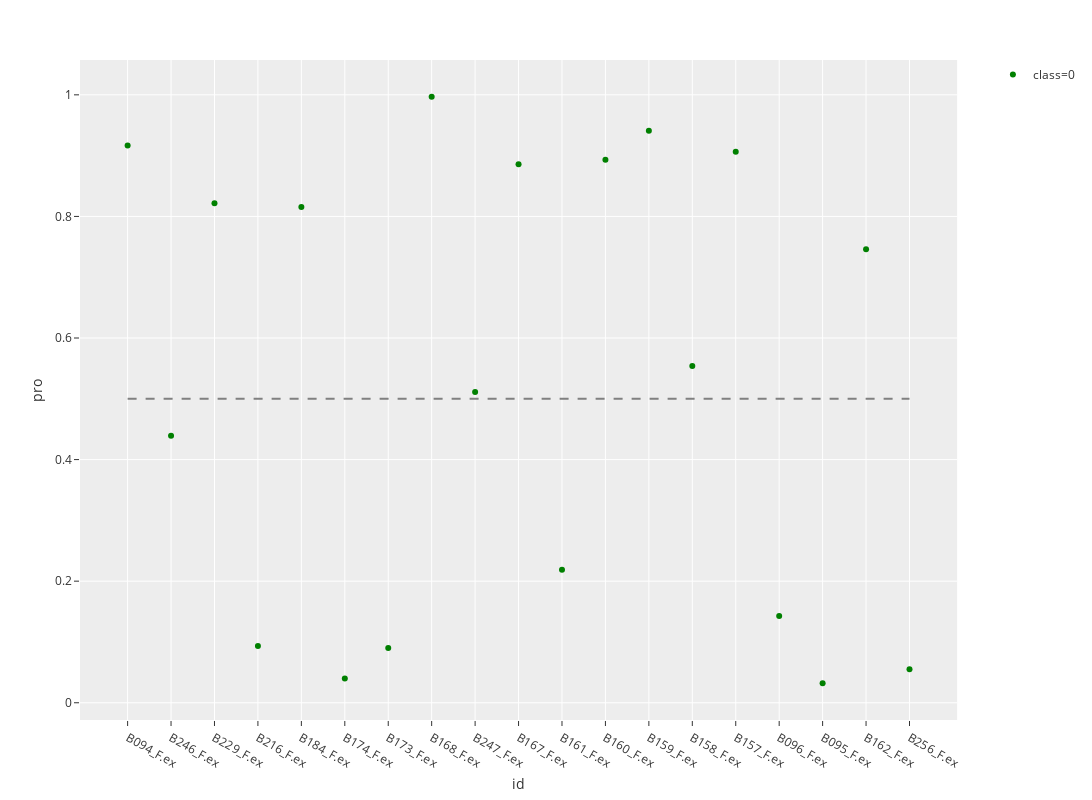

The notebook cell this image was saved under:
### Code cell
pul_pre = predict_plot('test_pulmonary')

### Figure 1 — Plotly figure (JSON) as saved in the notebook; plotly's stock layout.template omitted (floating-point values rounded to 4 significant figures)
{"data": [{"hoverlabel": {"namelength": 0}, "hovertemplate": "class=0<br>id=%{x}<br>pro=%{y}", "legendgroup": "class=0", "marker": {"color": "green", "symbol": "circle"}, "mode": "markers", "name": "class=0", "showlegend": true, "type": "scatter", "x": ["B094_F.ex", "B246_F.ex", "B229_F.ex", "B216_F.ex", "B184_F.ex", "B174_F.ex", "B173_F.ex", "B168_F.ex", "B247_F.ex", "B167_F.ex", "B161_F.ex", "B160_F.ex", "B159_F.ex", "B158_F.ex", "B157_F.ex", "B096_F.ex", "B095_F.ex", "B162_F.ex", "B256_F.ex"], "xaxis": "x", "y": [0.9168, 0.4392, 0.8216, 0.09346, 0.8156, 0.03999, 0.09012, 0.9969, 0.5113, 0.886, 0.2189, 0.8934, 0.9411, 0.554, 0.9066, 0.1426, 0.03208, 0.746, 0.05501], "yaxis": "y"}, {"line": {"color": "grey", "dash": "dash"}, "mode": "lines", "showlegend": false, "type": "scatter", "x": ["B094_F.ex", "B256_F.ex"], "y": [0.5, 0.5]}], "layout": {"height": 800, "legend": {"tracegroupgap": 0}, "margin": {"t": 60}, "width": 1200, "xaxis": {"anchor": "y", "domain": [0, 0.98], "title": {"text": "id"}}, "yaxis": {"anchor": "x", "domain": [0, 1], "title": {"text": "pro"}}}}
